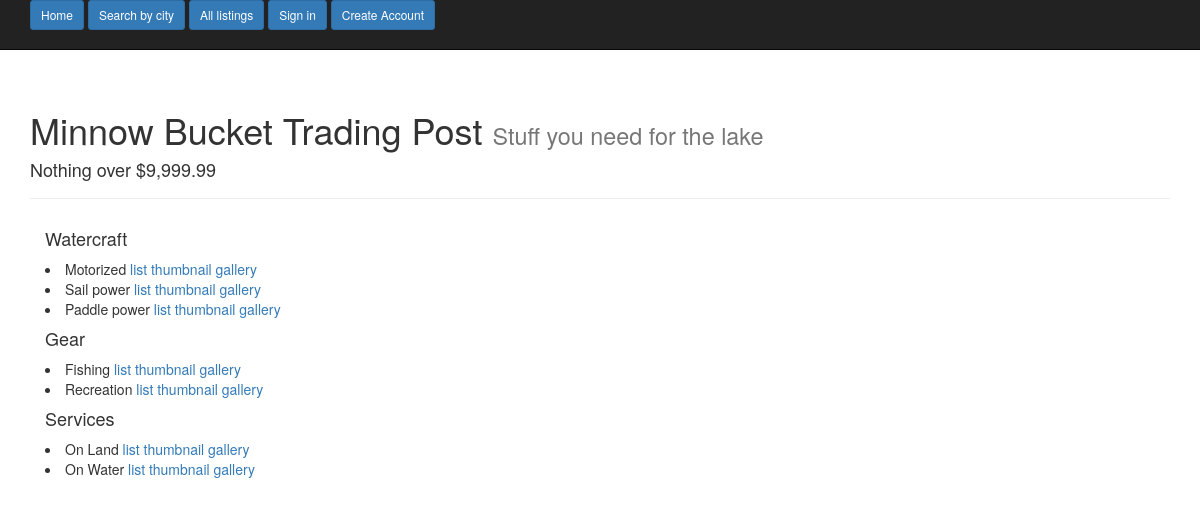
The page / on the database its author committed.
### main_app/models.py (models this page shows, shortened)
class Category(models.Model):
    new_category = models.CharField(max_length=30)
    choose_main = models.ForeignKey('self', null=True, blank=True, related_name="sub_choice")
    class Meta:
        verbose_name_plural = "Categories"

### main_app/views.py (the view)
# urls.py: url(r'^$', IndexView.as_view(), name='index_view'),
class IndexView(ListView):
    model = Category
    template_name = 'index.html'
    def get_queryset(self):
        return Category.objects.filter(choose_main=None)

### templates/index.html
{% extends "base.html" %}
{% block content %}
    <div class="col-md-6">
        {% for category in object_list %}
            <h4>{{ category.new_category }}</h4>
                {% for category in category.sub_choice.all %}
                <li> {{ category.new_category }} <a href="{% url 'subcat_list_view' category.pk %}">list</a>
                                                <a href="{% url 'subcat_thumb_view' category.pk %}">thumbnail</a>
                                                <a href="{% url 'subcat_gallery_view' category.pk %}">gallery</a>
                </li>
                {% endfor %}
        {% endfor %}
    </div>
{% endblock %}

### rows shown on the page
Category: new_category "Watercraft"
Category: new_category "Motorized"
Category: new_category "Sail power"
Category: new_category "Paddle power"
Category: new_category "Gear"
Category: new_category "Fishing"
Category: new_category "Recreation"
Category: new_category "Services"
Category: new_category "On Land"
Category: new_category "On Water"
